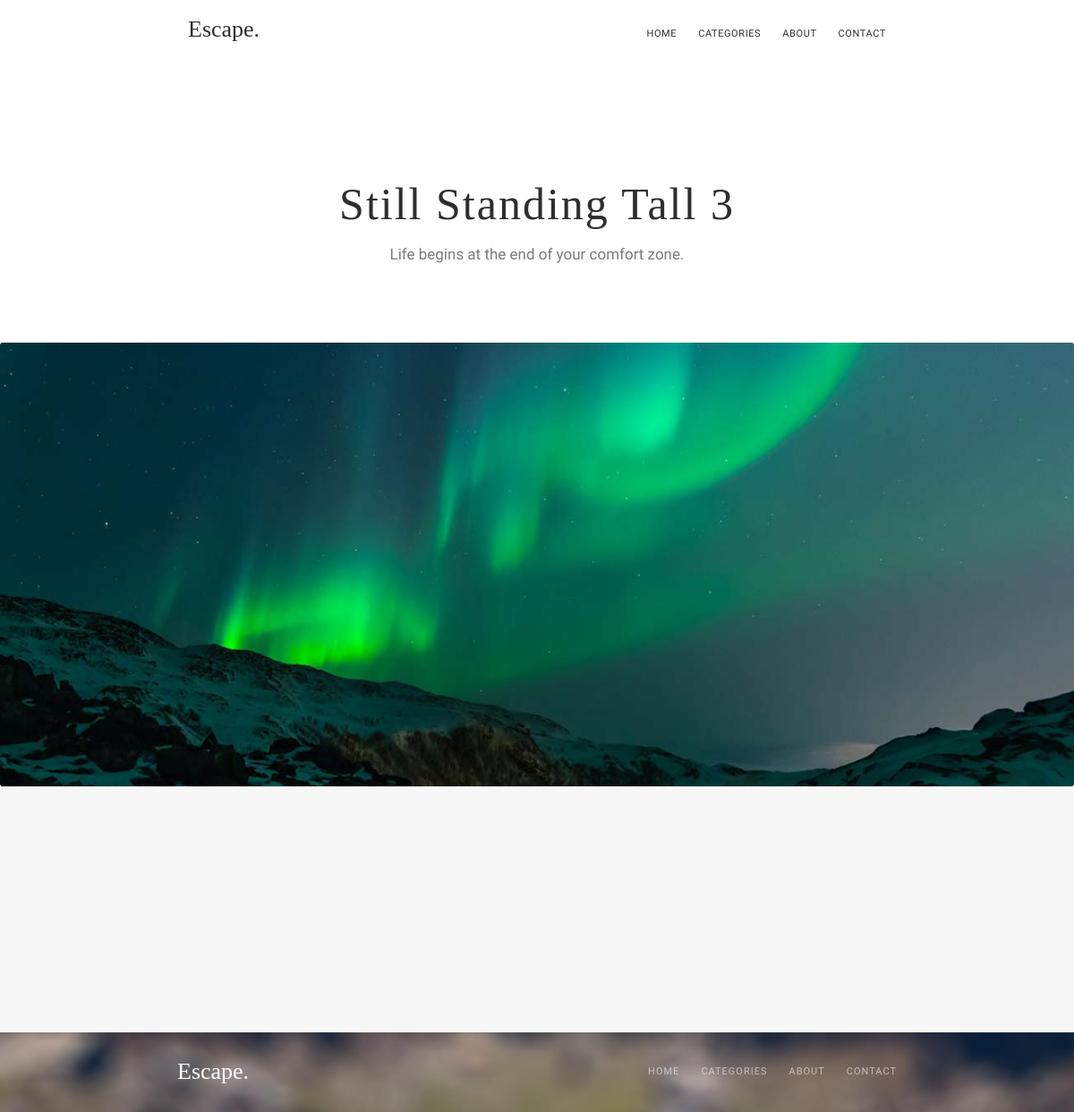
Screenshot of /post.php?id=3 with the database file from the repository.
### tables this page shows
CREATE TABLE post
(
  post_id      INT NOT NULL AUTO_INCREMENT,
   title        VARCHAR(255) NOT NULL,
   subtitle     VARCHAR(255) NOT NULL,
   content     TEXT NOT NULL,
   author     VARCHAR(255) NOT NULL,
   author_url   VARCHAR(255) NOT NULL,
   publish_date VARCHAR(255) NOT NULL,
  image_url   VARCHAR(255) NOT NULL,
  featured     TINYINT(1) DEFAULT 0,
  tag_type   VARCHAR(255) NOT NULL,
  tag_text   VARCHAR(255) NOT NULL,
  PRIMARY KEY (post_id)
);

### post.php (the view, shortened to what this page needs)
<?php
    function createDBConnection(): mysqli
    {
        $conn = new mysqli(HOST, USERNAME, PASSWORD, DATABASE);
        return $conn;
    }
    function getPostContent(mysqli $conn, string $idFind, &$post): void
    {
        $sql = "SELECT * FROM post WHERE post_id = $idFind";
        $result = $conn->query($sql);
        if ($result->num_rows > 0) {
            if ($row = $result->fetch_assoc()) {
                $post = $row;
            }
        } else {
            $post = null;
        }
    }
    $post = [];
    $postId = $_GET['id'];
    $conn = createDBConnection();
    getPostContent($conn, $postId, $post);
?>
<!DOCTYPE html>
<html lang="en">
<head>
    <link href="styles/post.css" rel="stylesheet">
</head>
<body>
    <header class="header">
        <div class="header-menu">
            <a class="header-logo" href="home.php">Escape.</a>
            <nav class="header-navigation">
                <a class="header-navigation-text" href="home.php">home</a>
                <a class="header-navigation-text" href="home.php">categories</a>
                <a class="header-navigation-text" href="home.php">about</a>
                <a class="header-navigation-text" href="home.php">contact</a>
            </nav>
        </div>
        <div class="header-context">
            <h1 class="header-text_title"><?= $post['title'], " ", $postId?></h1>
            <h2 class="header-text_description"><?= $post['subtitle']?></h2>
        </div>
    </header>
    <div class="section">
        <div class="image-after-menu">
		  <img src=images/TheRoadAhead_second.png>
		</div>
        <div class="section-box section_background">
            <div class="section-content">
            </div>
        </div>
    </div>
    <footer class="footer">
        <div class="footer-menu">
            <a class="footer-logo" href="home.php">Escape.</a>
            <nav class="footer-navigation">
                <a class="footer-navigation-text" href="home.php">home</a>
                <a class="footer-navigation-text" href="home.php">categories</a>
                <a class="footer-navigation-text" href="home.php">about</a>
                <a class="footer-navigation-text" href="home.php">contact</a>
            </nav>
        </div>
    </footer>
</body>
</html>

### styles/post.css (style rules this page uses)
* { margin: 0; padding: 0; box-sizing: border-box; }
.header-menu { min-width: 400px; padding-top: 17px; padding-bottom: 17px; height: 40px; width: 65%; margin: auto; justify-content: space-around; }
.header-logo, .footer-logo { display: inline; float: left; font: normal 400 26px/26px 'Lora'; text-decoration: none; color: #2E2E2E; padding-top: 3px; }
.header-navigation, .footer-navigation { display: inline; float: right; margin-top: 3px; }
.header-navigation { margin-top: 10px; }
.header-navigation-text { font: normal 400 11px/20px 'Oxygen'; height: 20px; text-decoration: none; letter-spacing: 0.6px; text-transform: uppercase; color: #2E2E2E; margin-left: 20px; }
.header-context { padding-bottom: 20px; }
.header-text_title { font: normal 400 50px/51px 'Lora'; color: #2E2E2E; text-align: center; margin-top: 163px; margin-bottom: 20px; letter-spacing: 2px; }
.header-text_description { font-family: Oxygen; font-size: 17px; font-weight: 400; line-height: 20px; text-align: center; margin: 0; margin-bottom: 31px; color: rgba(46, 46, 46, 0.63); }
.image-after-menu { padding-top: 38px; width: 100%; height: 534px; }
.image-after-menu img { width: 100%; height: 100%; }
.section_background { margin: 0; height: fit-content; background: #F7F7F7; border-radius: 0px; }
.section-box { justify-content: center; }
.section-content { padding-top: 140px; padding-bottom: 135px; width: 67%; margin: auto; font-family: Oxygen; font-size: 24px; font-weight: 400; line-height: 35px; text-align: left; color: #101315; }
.footer { background: rgba(35, 47, 56, 0.6); height: 89px; background: url("../images/footer.png"); background-position: center center; background-size: cover; }
.footer-menu { min-width: 400px; padding-top: 28px; height: 34px; width: 67%; margin: auto; }
.footer-logo { color: #FFFFFF; }
.footer-navigation-text { font: normal 400 11px/26px 'Oxygen'; text-decoration: none; text-align: right; letter-spacing: 1px; text-transform: uppercase; color: rgba(255, 255, 255, 0.6); margin-left: 20px; }

### rows the page displays
post: title "Still Standing Tall", subtitle "Life begins at the end of your comfort zone."

### other values shown
$postId "3"
